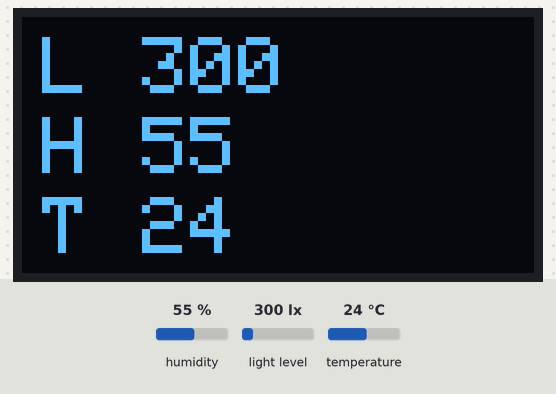
A sketch run on a simulated ESP8266 (NodeMCU). Shown: 128×64 one-colour display. Wiring (inferred from the names in the program): BH1750 light sensor at I2C address 0x23. Inputs (shaded band) come from the test bench; at power-on: humidity 55 %, light level 300 lx, temperature 24 °C. The display library's start-up logo is not drawn.

Above: at 3.2 s.
3.3 s: humidity set to 22 %
At 4.9 s:
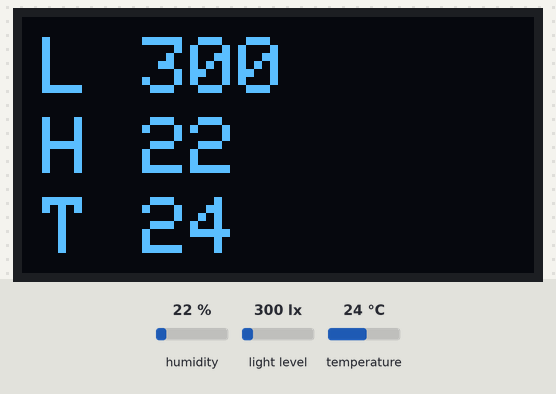
5.6 s: light level set to 40 lx
At 6.3 s:
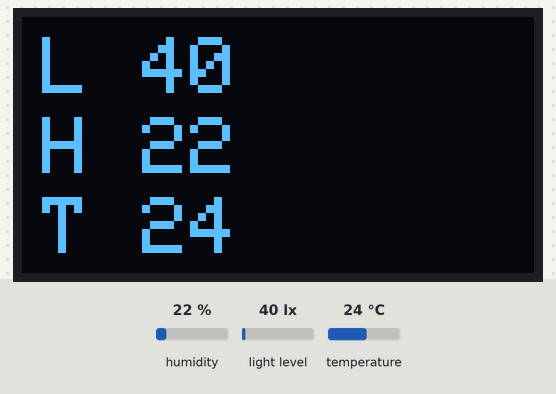
7.1 s: temperature set to 12 °C
At 8.6 s:
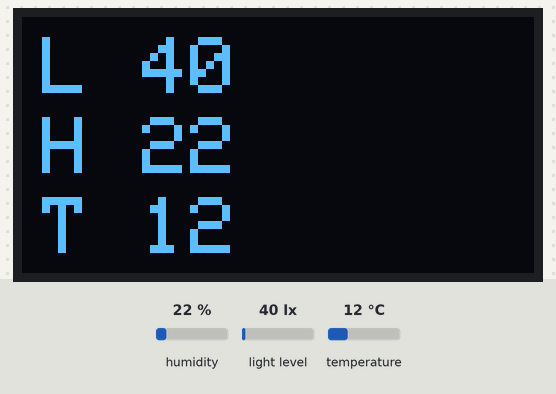
9.6 s: light level set to 500 lx
At 10.6 s:
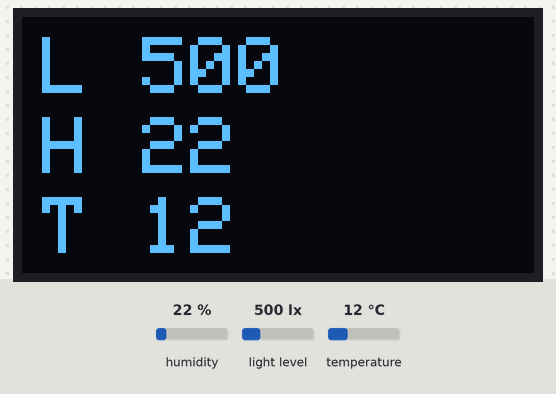
11.1 s: humidity set to 40 %
At 13.4 s:
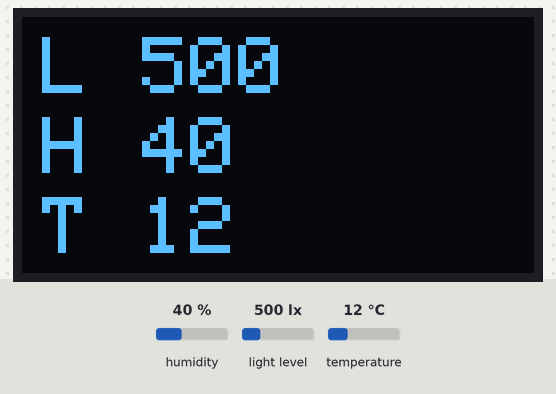
13.7 s: light level set to 1000 lx
At 15.0 s:
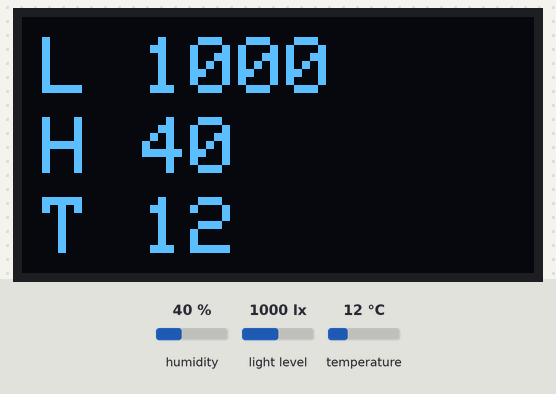
Timing chart, 0 to 16.2 s (numbered marks = the images above; inputs shaded):
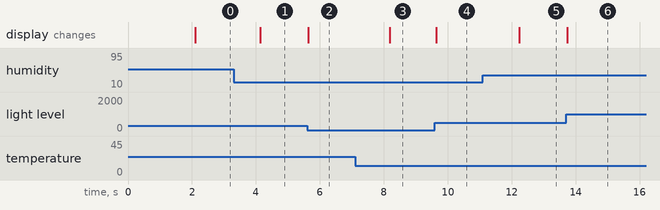

The sketch:

LIGTH_TEMP.ino
```cpp
#include "DHT.h"                    //Include DHT library
#include <Wire.h>                   // Include library
#include <SPI.h>
#include <Adafruit_GFX.h>
#include <Adafruit_SSD1306.h>
#define OLED_RESET -1

Adafruit_SSD1306 display(OLED_RESET);

#define DHTTYPE DHT11
#define DHTPIN  D7
DHT dht (DHTPIN, DHTTYPE, 15);
int _l;
int _h;
int _t;
int BAR1;
int BAR2;
int BAR3;
int address = 0x23;
bool disbar;
void displaybar(){

  BAR1 = map(_l,0,10000,0,100);
  BAR2 = map(_h,0,100,0,100);
  BAR3 = map(_t,0,40,0,100);
  display.clearDisplay();
  display.setTextSize(2);
  display.setTextColor(WHITE);          //Set text color
  display.setCursor(5,5);               //Set display start position
  display.println("L");
  display.setCursor(5,25);               //Set display start position
  display.println("H");
  display.setCursor(5,45);               //Set display start position
  display.println("T");
  display.fillRect(30,5, BAR1,14, WHITE); //Draws the bar depending on the sensor value
  display.fillRect(30,25, BAR2,14, WHITE);
  display.fillRect(30,45, BAR3,14, WHITE);
  display.display();
}
void displayOLED(){
  display.clearDisplay();
  display.setTextSize(2);
  display.setTextColor(WHITE);          //Set text color
  display.setCursor(5,5);               //Set display start position
  display.println("L");
  display.setCursor(5,25);               //Set display start position
  display.println("H");
  display.setCursor(5,45);               //Set display start position
  display.println("T");

  display.setCursor(30,5);               //Set display start position
  display.println(_l);
  display.setCursor(30,25);               //Set display start position
  display.println(_h);
  display.setCursor(30,45);               //Set display start position
  display.println(_t);


 // display.fillRect(30,5, 19,14, WHITE); //Draws the bar depending on the sensor value
 // display.fillRect(30,25, 19,14, WHITE);
 // display.fillRect(30,45, 19,14, WHITE);
  display.display();
}
void DHT11read()
{
  _h = dht.readHumidity();
  _t = dht.readTemperature();
}
void BH1750read()
{
  int i = 0;
  byte buff[2];
  Wire.beginTransmission(address);
  Wire.requestFrom(address, 2);
  while (Wire.available())
  {
    buff[i] = Wire.read();                // Read one byte
    i++;
  }
  Wire.endTransmission();
  if (i== 2)    // Read and check data from BH1750
  {
    _l = ((buff[0] << 8) | buff[1]) / 1.2;
  }else{
    return;  }
}
void setup() {

  Wire.begin();
  pinMode(D3,INPUT);
  display.begin(SSD1306_SWITCHCAPVCC, 0x3C);  // initialize with the I2C addr 0x3D (for the 128x64)
  // init done
  display.display();
  delay(2000);

  // Clear the buffer.
  display.clearDisplay();
  Wire.beginTransmission(address);
  Wire.write(0x10);                       // Start operation
  Wire.endTransmission();


}

void loop() {
  DHT11read();
  BH1750read();
  if(digitalRead(D3)==LOW)
  {
    delay(10);
    while(digitalRead(D3)==LOW);
    delay(10);
    disbar =!disbar;
  }
  if(disbar==false)
  {
    if (isnan(_h) || isnan(_t) )
    {
       return;
    }else
    {
      displayOLED();
    }
  }else if(disbar==true)
  {
    if (isnan(_h) || isnan(_t) )
    {
       return;
    }else
    {
      displaybar();
    }
  }
}
```

Measured:
- after the input at 3.3 s, the display: changes after 0.83 s (image 1)
- after the input at 5.6 s, the display: changes at once (image 2)
- after the input at 7.1 s, the display: changes after 1.1 s (image 3)
- after the input at 9.6 s, the display: changes at once (image 4)
- after the input at 11.1 s, the display: changes after 1.1 s (image 5)
- after the input at 13.7 s, the display: changes at once (image 6)
